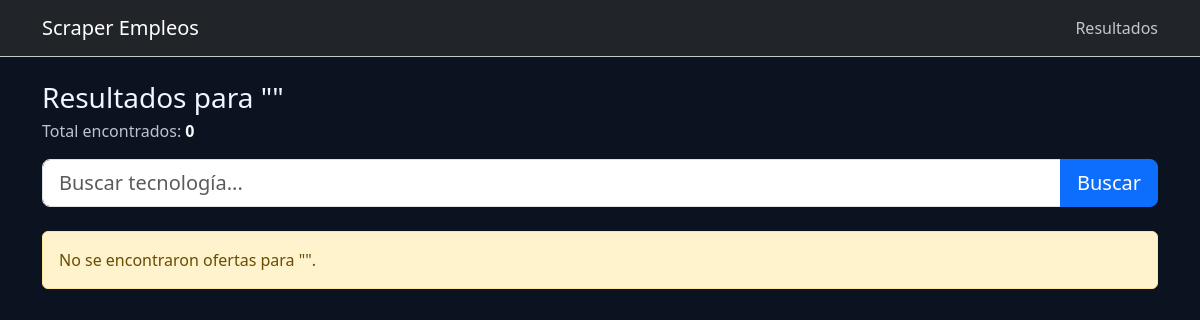
The app's page /buscar, older data.
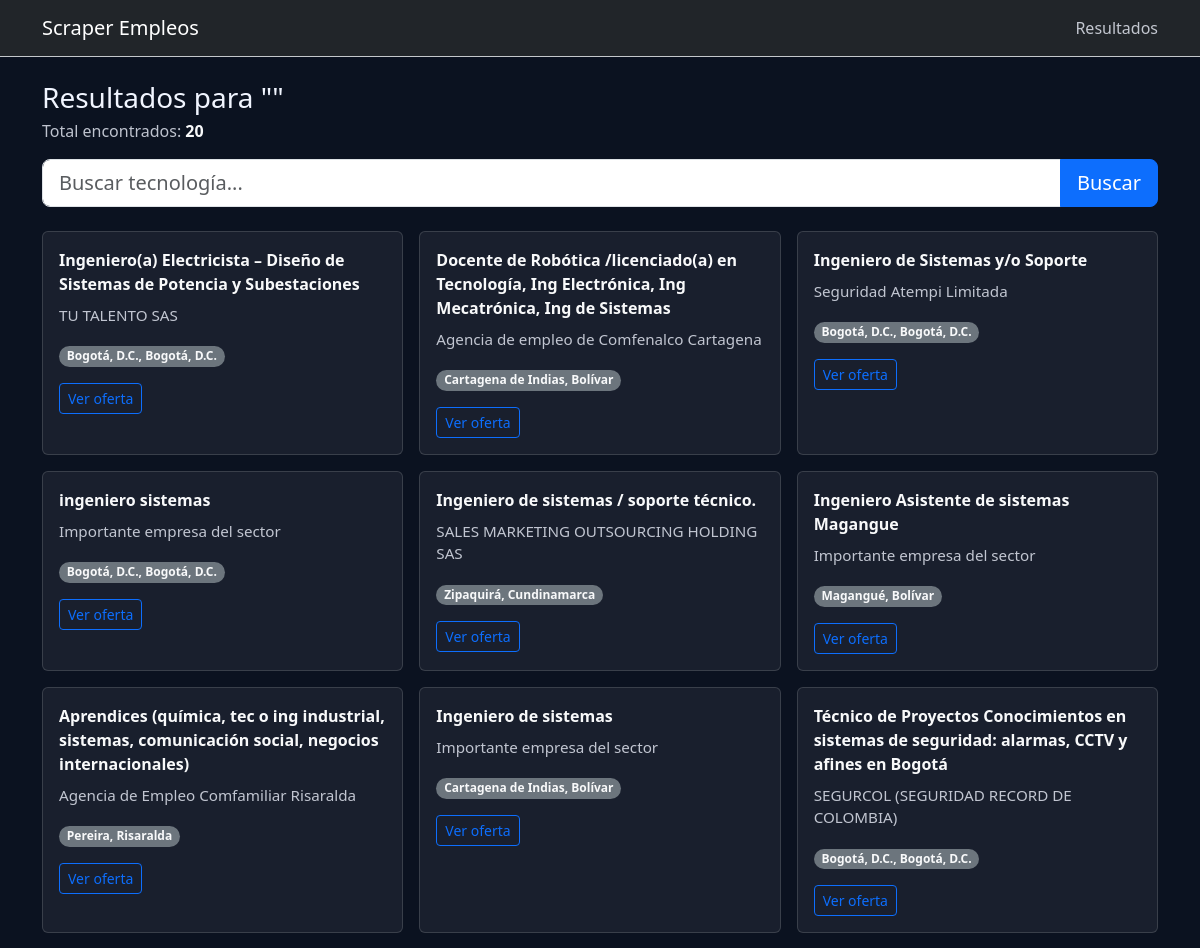
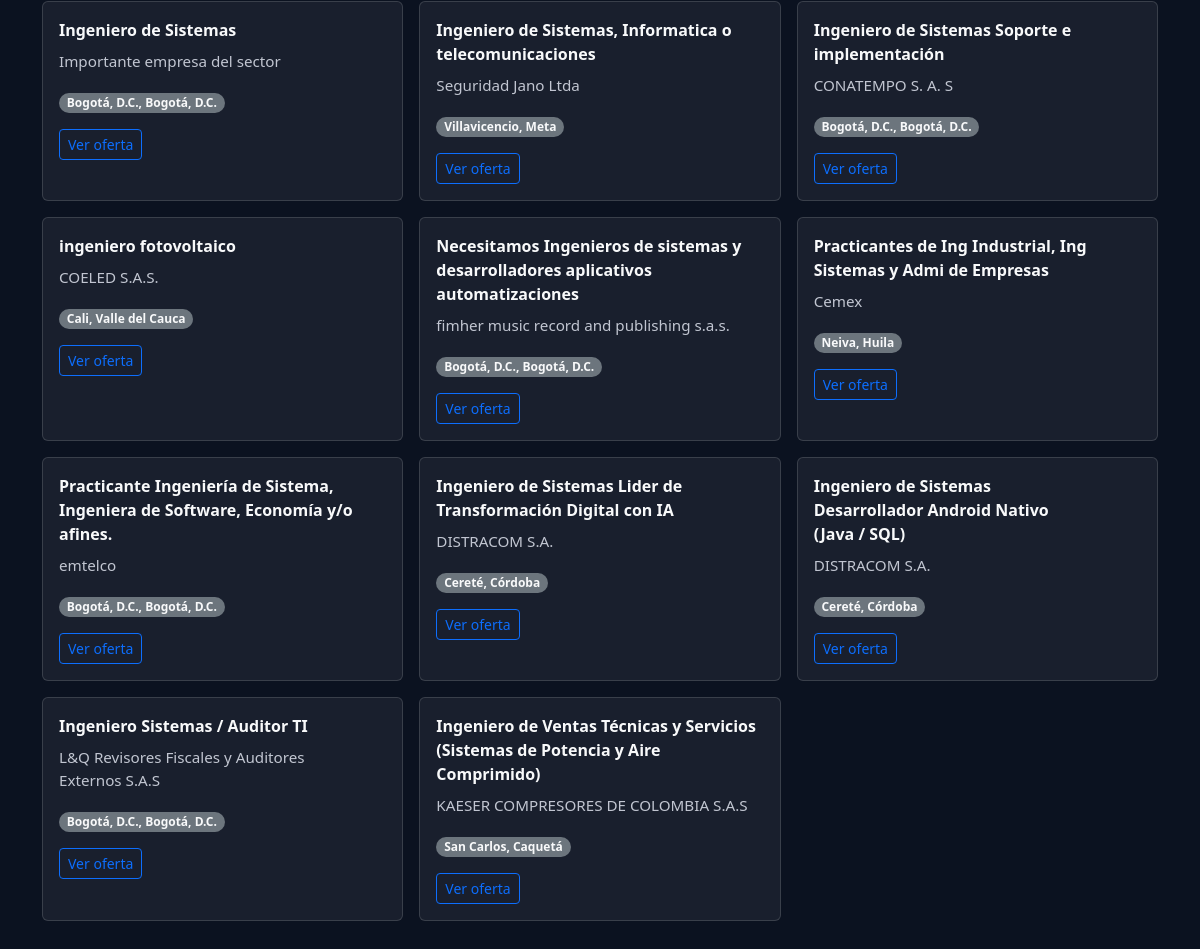
The same page, newer data (2 pictures, top to bottom).
### tables this page shows
CREATE TABLE empleos(
                id INTEGER PRIMARY KEY AUTOINCREMENT,
                fuente TEXT NOT NULL,
                titulo TEXT NOT NULL,
                empresa TEXT NOT NULL,
                ciudad TEXT NOT NULL,
                salario INTEGER,
                descripcion TEXT,
                requerimientos TEXT,
                palabras_clave TEXT,
                fecha_publicacion TEXT NOT NULL,
                fecha_scraping TEXT NOT NULL,
                url TEXT NOT NULL UNIQUE
            );

### dashboard.py (the view)
@app.route("/buscar")
def buscar():
    palabra = request.args.get("q", "")
    resultados = buscar_por_palabra_clave(palabra)
    return render_template(
        "resultados.html",
        resultados=resultados,
        palabra=palabra
    )

### modelos/database.py (called while the page is built)
def buscar_por_palabra_clave(palabra):
    conexion = sqlite3.connect("data/empleos.db")
    cursor = conexion.cursor()
    cursor.execute("""
        SELECT titulo, empresa, ciudad, url
        FROM empleos
        WHERE descripcion LIKE ?
        OR requerimientos LIKE ?
        OR palabras_clave LIKE ?
        OR titulo LIKE ?
    """,
    (
        f"%{palabra}%",
        f"%{palabra}%",
        f"%{palabra}%",
        f"%{palabra}%"
    ))
    resultados = cursor.fetchall()
    conexion.close()
    return resultados

### templates/resultados.html (shortened to what this page needs)
<!DOCTYPE html>
<html>
<head>
    <link href="https://cdn.jsdelivr.net/npm/bootstrap@5.3.3/dist/css/bootstrap.min.css" rel="stylesheet">
</head>
<body>
    <nav class="navbar navbar-expand-lg navbar-dark bg-dark border-bottom border-secondary-subtle">
        <div class="container">
            <a class="navbar-brand" href="/">Scraper Empleos</a>
            <span class="navbar-text muted">Resultados</span>
        </div>
    </nav>
    <div class="container mt-4 mb-5">
        <div class="d-flex flex-column flex-md-row align-items-md-center justify-content-between gap-3 mb-3">
            <div>
                <h1 class="h3 mb-1">Resultados para "{{ palabra }}"</h1>
                <div class="muted">Total encontrados: <span class="fw-semibold text-light">{{ resultados|length }}</span></div>
            </div>
        </div>
        <form action="/buscar" method="GET" class="mb-4">
            <div class="input-group input-group-lg">
                <input type="text" name="q" class="form-control" value="{{ palabra }}" placeholder="Buscar tecnología..." aria-label="Buscar" />
                <button class="btn btn-primary" type="submit">Buscar</button>
            </div>
        </form>
        <div class="row g-3">
            {% if resultados|length == 0 %}
                <div class="col-12">
                    <div class="alert alert-warning" role="alert">
                        No se encontraron ofertas para "{{ palabra }}".
                    </div>
                </div>
            {% endif %}
            {% for oferta in resultados %}
                <div class="col-12 col-md-6 col-lg-4">
                    <div class="card app-card h-100">
                        <div class="card-body">
                            <div class="fw-semibold mb-2 text-light">{{ oferta[0] }}</div>
                            <div class="muted" style="font-size: 0.95rem;">{{ oferta[1] }}</div>
                            <div class="mt-3">
                                <span class="badge text-bg-secondary rounded-pill text-light">{{ oferta[2] }}</span>
                            </div>
                            <div class="mt-3">
                                <a href="{{ oferta[3] }}" target="_blank" class="btn btn-outline-primary btn-sm">
                                    Ver oferta
                                </a>
                            </div>
                        </div>
                    </div>
                </div>
            {% endfor %}
        </div>
    </div>
</body>
</html>

### templates/resultados.html (style rules this page uses)
body { background: #0b1220; color: #f1f5ff; }
.app-card { background: rgba(255,255,255,0.06); border: 1px solid rgba(255,255,255,0.14); }
.muted { color: rgba(241,245,255,0.78) !important; }

Row changes from the older to the newer data that the page shows:
added empleos: titulo "Ingeniero(a) Electricista – Diseño de Sistemas de Potencia y Subestaciones", empresa "TU TALENTO SAS", ciudad "Bogotá, D.C., Bogotá, D.C."
added empleos: titulo "Docente de Robótica /licenciado(a) en Tecnología, Ing Electrónica, Ing Mecatrónica, Ing de Sistemas", empresa "Agencia de empleo de Comfenalco Cartagena", ciudad "Cartagena de Indias, Bolívar"
added empleos: titulo "Ingeniero de Sistemas y/o Soporte", empresa "Seguridad Atempi Limitada", ciudad "Bogotá, D.C., Bogotá, D.C."
added empleos: titulo "ingeniero sistemas", empresa "Importante empresa del sector", ciudad "Bogotá, D.C., Bogotá, D.C."
added empleos: titulo "Ingeniero de sistemas / soporte técnico.", empresa "SALES MARKETING OUTSOURCING HOLDING SAS", ciudad "Zipaquirá, Cundinamarca"
added empleos: titulo "Ingeniero Asistente de sistemas Magangue", empresa "Importante empresa del sector", ciudad "Magangué, Bolívar"
added empleos: titulo "Aprendices (química, tec o ing industrial, sistemas, comunicación social, negocios internacionales)", empresa "Agencia de Empleo Comfamiliar Risaralda", ciudad "Pereira, Risaralda"
added empleos: titulo "Ingeniero de sistemas", empresa "Importante empresa del sector", ciudad "Cartagena de Indias, Bolívar"
added empleos: titulo "Técnico de Proyectos Conocimientos en sistemas de seguridad: alarmas, CCTV y afines en Bogotá", empresa "SEGURCOL (SEGURIDAD RECORD DE COLOMBIA)", ciudad "Bogotá, D.C., Bogotá, D.C."
added empleos: titulo "Ingeniero de Sistemas", empresa "Importante empresa del sector", ciudad "Bogotá, D.C., Bogotá, D.C."
added empleos: titulo "Ingeniero de Sistemas, Informatica o telecomunicaciones", empresa "Seguridad Jano Ltda", ciudad "Villavicencio, Meta"
added empleos: titulo "Ingeniero de Sistemas Soporte e implementación", empresa "CONATEMPO S. A. S", ciudad "Bogotá, D.C., Bogotá, D.C."
added empleos: titulo "ingeniero fotovoltaico", empresa "COELED S.A.S.", ciudad "Cali, Valle del Cauca"
added empleos: titulo "Necesitamos Ingenieros de sistemas y desarrolladores aplicativos automatizaciones", empresa "fimher music record and publishing s.a.s.", ciudad "Bogotá, D.C., Bogotá, D.C."
added empleos: titulo "Practicantes de Ing Industrial, Ing Sistemas y Admi de Empresas", empresa "Cemex", ciudad "Neiva, Huila"
added empleos: titulo "Practicante Ingeniería de Sistema, Ingeniera de Software, Economía y/o afines.", empresa "emtelco", ciudad "Bogotá, D.C., Bogotá, D.C."
added empleos: titulo "Ingeniero de Sistemas Lider de Transformación Digital con IA", empresa "DISTRACOM S.A.", ciudad "Cereté, Córdoba"
added empleos: titulo "Ingeniero de Sistemas Desarrollador Android Nativo (Java / SQL)", empresa "DISTRACOM S.A.", ciudad "Cereté, Córdoba"
added empleos: titulo "Ingeniero Sistemas / Auditor TI", empresa "L&Q Revisores Fiscales y Auditores Externos S.A.S", ciudad "Bogotá, D.C., Bogotá, D.C."
added empleos: titulo "Ingeniero de Ventas Técnicas y Servicios (Sistemas de Potencia y Aire Comprimido)", empresa "KAESER COMPRESORES DE COLOMBIA S.A.S", ciudad "San Carlos, Caquetá"
Text that changed along with them:
{{ resultados|length }}: "0" → "20"
text no longer shown: "No se encontraron ofertas para \" \"."
